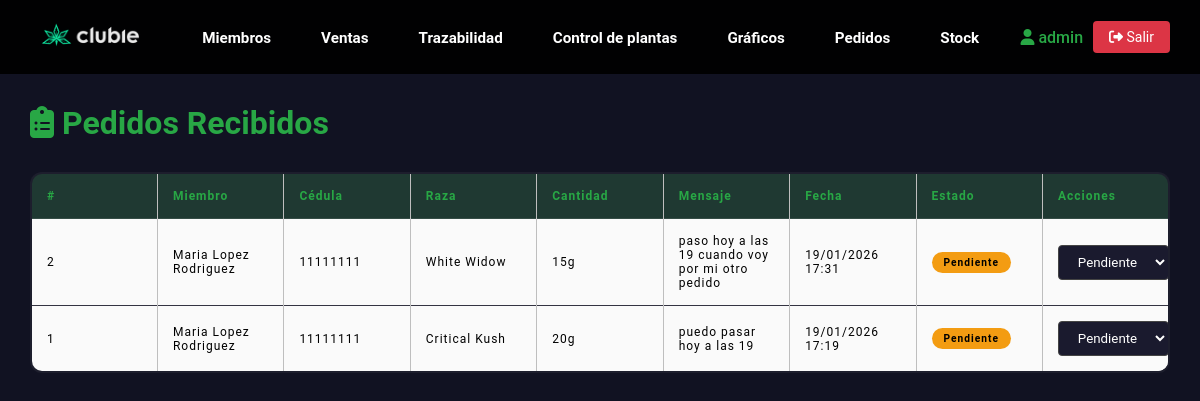
The app's page /pedidos (signed in), older data.
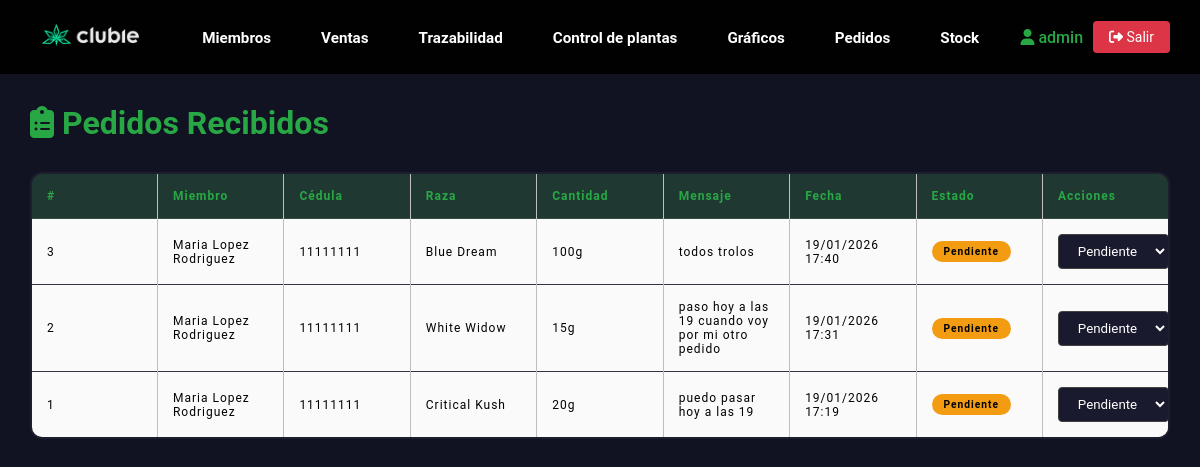
The same page, newer data.
### clases.py (models this page shows, shortened)
class Pedido(db.Model):
    id = db.Column(db.Integer, primary_key=True)
    cedula = db.Column(db.Integer, db.ForeignKey('user.cedula'), nullable=False)
    raza = db.Column(db.String(30), nullable=False)
    cantidad_solicitada = db.Column(db.Integer, nullable=False)
    mensaje = db.Column(db.String(200), nullable=True)
    fecha = db.Column(db.DateTime, default=datetime.now)
    estado = db.Column(db.String(20), default='pendiente')  # pendiente, coordinado, completado, cancelado
    usuario = db.relationship('User', backref='pedidos', lazy=True)

class User(db.Model):
    cedula = db.Column(db.Integer, unique=True, nullable=False, primary_key=True)
    name = db.Column(db.String(30), nullable=False)
    telefono = db.Column(db.Integer, nullable=False, unique=True)
    email = db.Column(db.String(30), nullable=False, unique=True)
    fecha_registro = db.Column(db.DateTime, default=datetime.now)
    ventas = db.relationship('Ventas', backref='usuario', lazy=True)

### app.py (the view)
@app.route('/pedidos')
@login_required
def ver_pedidos():
    if isinstance(current_user, Member):
        return redirect(url_for('portal_miembro'))
    pedidos = Pedido.query.order_by(Pedido.fecha.desc()).all()
    return render_template('logueado/pedidos.html', pedidos=pedidos)

### app.py (called while the page is built)
@login_manager.user_loader
def load_user(user_id):
    if isinstance(user_id, str) and user_id.startswith('member_'):
        member_id = int(user_id.replace('member_', ''))
        return Member.query.get(member_id)
    return Club.query.get(int(user_id))

### templates/logueado/pedidos.html (shortened to what this page needs)
{% extends 'base-log.html'%}
{% block body %}
<link rel="stylesheet" href="{{ url_for('static', filename='css/miembros.css') }}">
<div class="pedidos-container">
    <h1><i class="fas fa-clipboard-list"></i> Pedidos Recibidos</h1>
    {% if pedidos %}
    <table class="pedidos-table">
        <thead>
            <tr>
                <th>#</th>
                <th>Miembro</th>
                <th>Cédula</th>
                <th>Raza</th>
                <th>Cantidad</th>
                <th>Mensaje</th>
                <th>Fecha</th>
                <th>Estado</th>
                <th>Acciones</th>
            </tr>
        </thead>
        <tbody>
            {% for pedido in pedidos %}
            <tr>
                <td>{{ pedido.id }}</td>
                <td>{{ pedido.usuario.name if pedido.usuario else 'N/A' }}</td>
                <td>{{ pedido.cedula }}</td>
                <td>{{ pedido.raza }}</td>
                <td>{{ pedido.cantidad_solicitada }}g</td>
                <td>{{ pedido.mensaje or '-' }}</td>
                <td>{{ pedido.fecha.strftime('%d/%m/%Y %H:%M') }}</td>
                <td><span class="badge badge-{{ pedido.estado }}">{{ pedido.estado|capitalize }}</span></td>
                <td>
                    <form action="{{ url_for('cambiar_estado_pedido', id=pedido.id) }}" method="POST"
                        style="display: flex; gap: 5px;">
                        <select name="estado" class="estado-select">
                            <option value="pendiente" {% if pedido.estado=='pendiente' %}selected{% endif %}>Pendiente
                            </option>
                        </select>
                    </form>
                </td>
            </tr>
            {% endfor %}
        </tbody>
    </table>
    {% else %}
    <div class="empty-state">
        <i class="fas fa-clipboard-list" style="font-size: 3em; color: #444; margin-bottom: 20px;"></i>
        <h3>No hay pedidos</h3>
        <p>Cuando los miembros coordinen pedidos, aparecerán aquí.</p>
    </div>
    {% endif %}
</div>
{% endblock %}

Row changes from the older to the newer data that the page shows:
added Pedido: id "3", usuario "Maria Lopez Rodriguez", cedula "11111111", raza "Blue Dream", cantidad_solicitada "100", mensaje "todos trolos", fecha "19/01/2026 17:40", estado "Pendiente"
